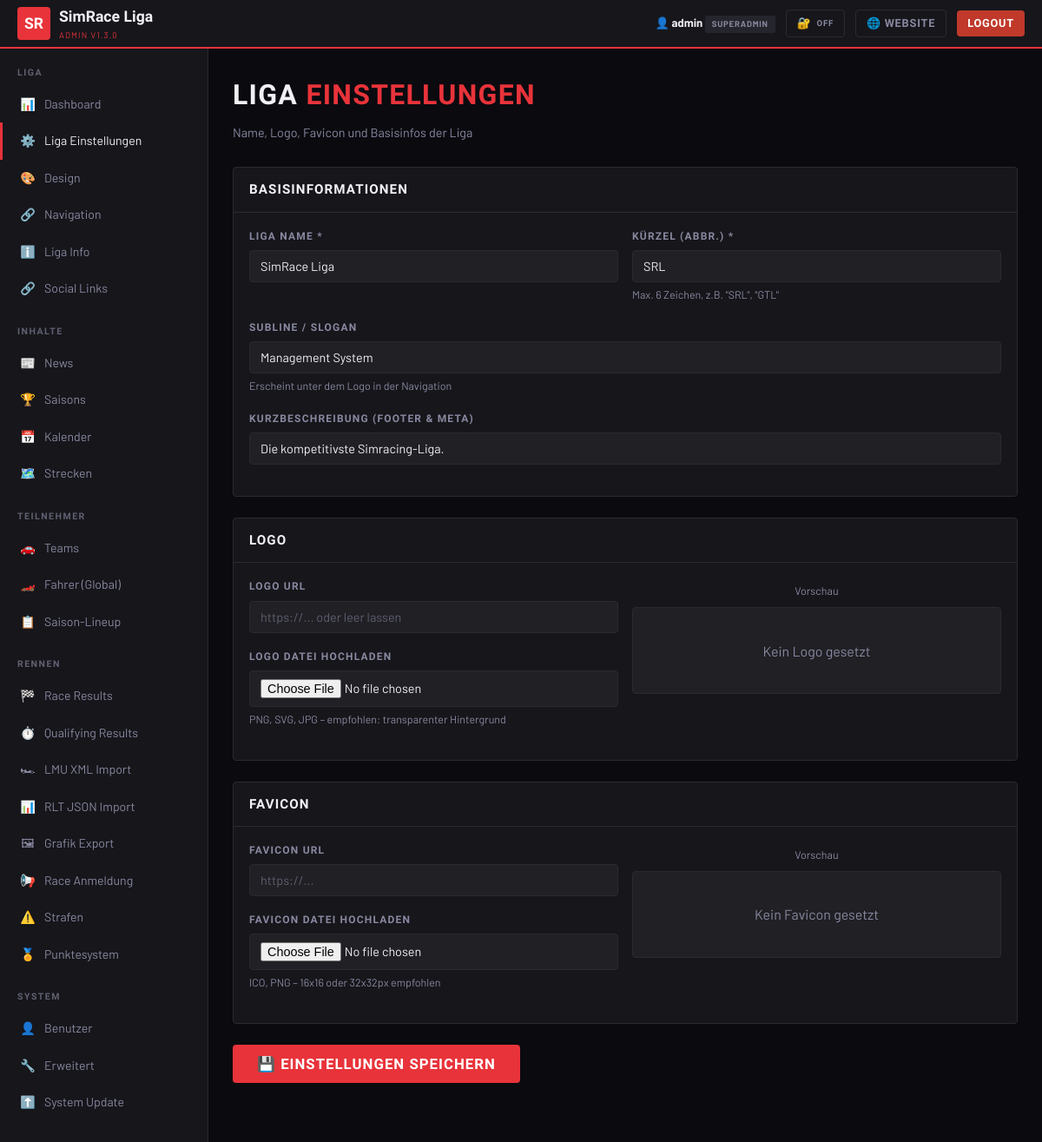
Screenshot of /admin/settings.php (signed in) with the database file from the repository.
### tables this page shows
CREATE TABLE IF NOT EXISTS `settings` (
  `key` VARCHAR(100) PRIMARY KEY,
  `value` TEXT,
  `updated_at` TIMESTAMP DEFAULT CURRENT_TIMESTAMP ON UPDATE CURRENT_TIMESTAMP
);

### includes/config.php (called while the page is built, shortened)
<?php
function getDB(): PDO {
    static $pdo = null;
    if ($pdo === null) {
        $dsn = "mysql:host=".DB_HOST.";dbname=".DB_NAME.";charset=".DB_CHARSET;
        try { $pdo = new PDO($dsn, DB_USER, DB_PASS, [PDO::ATTR_ERRMODE=>PDO::ERRMODE_EXCEPTION,PDO::ATTR_DEFAULT_FETCH_MODE=>PDO::FETCH_ASSOC,PDO::ATTR_EMULATE_PREPARES=>false]); }
        catch (PDOException $e) { http_response_code(500); die(json_encode(['error'=>'DB fehler: '.$e->getMessage()])); }
    }
    return $pdo;
}
function getSetting(string $key, string $default=''): string {
    static $cache=[];
    if (!isset($cache[$key])) { $s=getDB()->prepare("SELECT value FROM settings WHERE `key`=?"); $s->execute([$key]); $r=$s->fetch(); $cache[$key]=$r?$r['value']:$default; }
    return $cache[$key];
}
function isLoggedIn(): bool { startSecureSession(); return !empty($_SESSION['admin_id'])&&!empty($_SESSION['admin_user']); }
function h(string $s): string { return htmlspecialchars($s,ENT_QUOTES,'UTF-8'); }
if(getSetting('maintenance_mode','0')==='1'&&!isLoggedIn()&&!str_contains($_SERVER['REQUEST_URI']??'','/admin/')){
    http_response_code(503); die('<!DOCTYPE html><html><head><meta charset="UTF-8"><title>Wartung</title><style>body{background:#0a0a0f;color:#f0f0f5;font-family:sans-serif;display:flex;align-items:center;justify-content:center;height:100vh;margin:0;text-align:center}</style></head><body><div><h1 style="color:#e8333a;font-size:4rem">🔧</h1><h2>Wartungsmodus aktiv</h2><p>Bitte später zurückkommen.</p></div></body></html>');
}

### admin/settings.php (the view, shortened to what this page needs)
<?php
require_once dirname(__DIR__) . '/includes/config.php';
require_once __DIR__ . '/includes/layout.php';
$logo    = getSetting('league_logo');
$favicon = getSetting('league_favicon');
?>
<div class="admin-page-title">Liga <span style="color:var(--primary)">Einstellungen</span></div>
<div class="admin-page-sub">Name, Logo, Favicon und Basisinfos der Liga</div>
<form method="post" enctype="multipart/form-data">
<div class="card mb-3">
  <div class="card-header"><h3>Basisinformationen</h3></div>
  <div class="card-body">
    <div class="form-row cols-2">
      <div class="form-group">
        <label>Liga Name *</label>
        <input type="text" name="league_name" class="form-control" value="<?= h(getSetting('league_name')) ?>" required/>
      </div>
      <div class="form-group">
        <label>Kürzel (Abbr.) *</label>
        <input type="text" name="league_abbr" class="form-control" value="<?= h(getSetting('league_abbr')) ?>" maxlength="6" required/>
        <div class="input-hint">Max. 6 Zeichen, z.B. "SRL", "GTL"</div>
      </div>
    </div>
    <div class="form-group">
      <label>Subline / Slogan</label>
      <input type="text" name="league_sub" class="form-control" value="<?= h(getSetting('league_sub')) ?>" placeholder="Management System"/>
      <div class="input-hint">Erscheint unter dem Logo in der Navigation</div>
    </div>
    <div class="form-group">
      <label>Kurzbeschreibung (Footer & Meta)</label>
      <input type="text" name="league_desc" class="form-control" value="<?= h(getSetting('league_desc')) ?>" placeholder="Die kompetitivste Simracing-Liga..."/>
    </div>
  </div>
</div>
<div class="card mb-3">
  <div class="card-header"><h3>Logo</h3></div>
  <div class="card-body">
    <div class="form-row cols-2">
      <div>
        <div class="form-group">
          <label>Logo URL</label>
          <input type="text" name="league_logo" id="logo-url" class="form-control" value="<?= h($logo) ?>" placeholder="https://... oder leer lassen"/>
        </div>
        <div class="form-group">
          <label>Logo Datei hochladen</label>
          <input type="file" name="logo_file" id="logo-file" accept="image/*" class="form-control" onchange="previewImg(this,'logo-preview')"/>
          <div class="input-hint">PNG, SVG, JPG – empfohlen: transparenter Hintergrund</div>
        </div>
      </div>
      <div style="text-align:center">
        <div class="input-hint mb-1">Vorschau</div>
        <div style="background:var(--bg3);border:1px solid var(--border);border-radius:4px;padding:20px;display:flex;align-items:center;justify-content:center;min-height:100px">
          <?php if ($logo): ?>
          <img id="logo-preview" src="<?= h($logo) ?>" style="max-height:80px;max-width:200px;object-fit:contain"/>
          <?php else: ?>
          <span class="text-muted" id="logo-placeholder">Kein Logo gesetzt</span>
          <?php endif; ?>
        </div>
      </div>
    </div>
  </div>
</div>
<div class="card mb-3">
  <div class="card-header"><h3>Favicon</h3></div>
  <div class="card-body">
    <div class="form-row cols-2">
      <div>
        <div class="form-group">
          <label>Favicon URL</label>
          <input type="text" name="league_favicon" class="form-control" value="<?= h($favicon) ?>" placeholder="https://..."/>
        </div>
        <div class="form-group">
          <label>Favicon Datei hochladen</label>
          <input type="file" name="favicon_file" accept="image/*,.ico" class="form-control" onchange="previewImg(this,'favicon-preview')"/>
          <div class="input-hint">ICO, PNG – 16x16 oder 32x32px empfohlen</div>
        </div>
      </div>
      <div style="text-align:center">
        <div class="input-hint mb-1">Vorschau</div>
        <div style="background:var(--bg3);border:1px solid var(--border);border-radius:4px;padding:20px;display:flex;align-items:center;justify-content:center;min-height:100px">
          <?php if ($favicon): ?>
          <img id="favicon-preview" src="<?= h($favicon) ?>" style="max-height:32px;object-fit:contain"/>
          <?php else: ?>
          <span class="text-muted">Kein Favicon gesetzt</span>
          <?php endif; ?>
        </div>
      </div>
    </div>
  </div>
</div>
<button type="submit" class="btn btn-primary btn-lg">💾 Einstellungen speichern</button>
</form>
<?php require_once __DIR__ . '/includes/layout_end.php'; ?>

### assets/css/main.css (style rules this page uses)
*, *::before, *::after { box-sizing: border-box; margin: 0; padding: 0; }
:root { --primary: #e8333a; --secondary: #f5a623; --tertiary: #1a9fff; --bg: #0a0a0f; --bg2: #12121a; --bg3: #1c1c28; --border: #2a2a3a; --text: #f0f0f5; --text2: #8888a0; --font-display: 'Barlow Condensed', sans-serif; --font-body: 'Barlow', sans-serif; --radius: 4px; --shadow: 0 4px 24px rgba(0,0,0,.5); }
html { scroll-behavior: smooth; }
body { background: var(--bg); color: var(--text); font-family: var(--font-body); font-size: 16px; line-height: 1.6; min-height: 100vh; }
.btn { display: inline-flex; align-items: center; gap: 6px; padding: 8px 18px; border-radius: var(--radius); font-family: var(--font-display); font-size: .9rem; font-weight: 700; letter-spacing: .06em; text-transform: uppercase; border: none; cursor: pointer; text-decoration: none; transition: filter .18s, background .18s, border-color .18s; white-space: nowrap; }
.btn-primary { background: var(--primary); color: #fff; }
.btn-lg { padding: 12px 28px; font-size: 1.05rem; }
.card { background: var(--bg2); border: 1px solid var(--border); border-radius: var(--radius); overflow: hidden; transition: border-color .2s; }
.card-header { padding: 13px 18px; border-bottom: 1px solid var(--border); display: flex; align-items: center; justify-content: space-between; gap: 10px; }
.card-header h3 { font-family: var(--font-display); font-size: .95rem; font-weight: 700; letter-spacing: .07em; text-transform: uppercase; }
.card-body { padding: 18px; }
.text-muted { color: var(--text2); }
.mb-1 { margin-bottom: 8px; }
.mb-3 { margin-bottom: 24px; }

### assets/css/admin.css (style rules this page uses)
body.admin-body { background: var(--bg); color: var(--text); font-family: var(--font-body); }
.admin-page-title { font-family: var(--font-display); font-size: 2rem; font-weight: 900; text-transform: uppercase; letter-spacing: .04em; margin-bottom: 6px; }
.admin-page-sub { color: var(--text2); margin-bottom: 28px; font-size: .9rem; }
.form-group { margin-bottom: 18px; }
.form-group label { display: block; font-family: var(--font-display); font-size: .75rem; font-weight: 700; letter-spacing: .1em; text-transform: uppercase; color: var(--text2); margin-bottom: 6px; }
.form-control { width: 100%; background: var(--bg3); border: 1px solid var(--border); border-radius: var(--radius); padding: 9px 12px; color: var(--text); font-family: var(--font-body); font-size: .9rem; transition: border-color .18s; outline: none; }
.form-control::placeholder { color: var(--text2); opacity: .6; }
.input-hint { font-size: .78rem; color: var(--text2); margin-top: 5px; }
.form-row { display: grid; gap: 16px; }
.form-row.cols-2 { grid-template-columns: repeat(2,1fr); }

### rows the page displays
settings: league_name "SimRace Liga"
settings: league_abbr "SRL"
settings: league_sub "Management System"
settings: league_desc "Die kompetitivste Simracing-Liga."

### other values shown
mb_substr($s['league_abbr']??'SR',0,2) "SR"
$s['league_name'] "SimRace Liga"
APP_VERSION "1.3.0"
$cu['user'] "admin"
$cu['role'] "SUPERADMIN"
